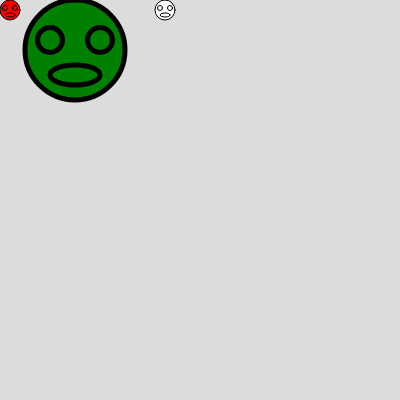
Frame 1 (no input)
Frame 60 (no input): identical to frame 1, image omitted
Frame 120 (the mouse pressed at the canvas centre since frame 60): identical to frame 1, image omitted

The p5.js sketch that drew this single still picture (run headless with seeded random() and noise() and a simulated clock; from frame 60 on, the mouse is pressed at the canvas centre):

// p5.js sketch
// ── sketch.js
function setup() {
  createCanvas(400, 400);
}

function draw() {
  background(220);
  fill('red')
  draw_head();
  scale(5);
  translate(5,0)
  fill('green')
  draw_head();
  scale(1/5)
  translate(130,0)
  fill('white')
  draw_head();
  // scale(2);
  // draw_head();
}

function draw_head() {
  circle(10,10,20);
  circle(5,8,5);
  circle(15,8,5);
  ellipse(10,15,10,4);
}
